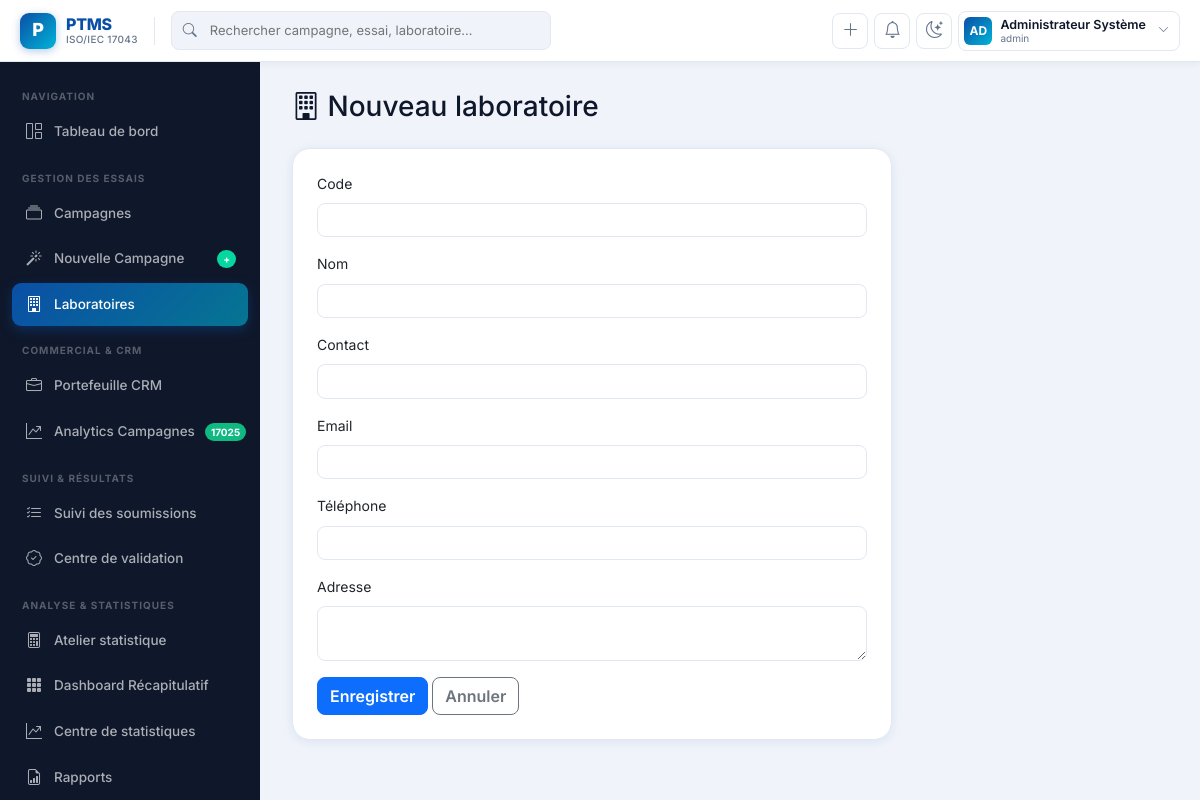
The app's page /laboratories/new (signed in) with its own data.
### models.py (models this page shows, shortened)
class User(UserMixin, db.Model):
    __tablename__ = "users"
    id = db.Column(db.Integer, primary_key=True)
    username = db.Column(db.String(80), unique=True, nullable=False)
    email = db.Column(db.String(150), unique=True, nullable=False)
    password_hash = db.Column(db.String(255), nullable=False)
    full_name = db.Column(db.String(150), nullable=False)
    role = db.Column(db.String(30), nullable=False, default="participant")
    laboratory_id = db.Column(db.Integer, db.ForeignKey("laboratories.id"), nullable=True)
    active = db.Column(db.Boolean, default=True)
    created_at = db.Column(db.DateTime, default=datetime.utcnow)
    last_login = db.Column(db.DateTime, nullable=True)
    laboratory = db.relationship("Laboratory", back_populates="users")
    def is_admin(self):
        return self.role == "admin"
    def is_participant(self):
        return self.role == "participant"
    def is_staff(self):
        return self.role in ("admin", "chef_technique", "auditeur")

### blueprints/laboratories.py (the view, shortened to what this page needs)
@laboratories_bp.route("/new", methods=["GET", "POST"])
@login_required
@roles_required("admin", "chef_technique")
def new_lab():
    return render_template("laboratories/form.html", lab=None)

### blueprints/auth.py (called while the page is built)
def roles_required(*roles):
    def decorator(f):
        @wraps(f)
        def wrapped(*args, **kwargs):
            if not current_user.is_authenticated:
                return redirect(url_for("auth.login"))
            if current_user.role not in roles:
                flash("Vous n'avez pas les droits pour accéder à cette page.", "danger")
                return redirect(url_for("dashboard.index"))
            return f(*args, **kwargs)
        return wrapped
    return decorator

### templates/laboratories/form.html (shortened to what this page needs)
{% extends "base.html" %}
{% block content %}
<h3 class="mb-4"><i class="bi bi-building"></i> {{ 'Modifier le laboratoire' if lab else 'Nouveau laboratoire' }}</h3>
<div class="card card-kpi p-4" style="max-width:600px;">
    <form method="POST">
        <div class="mb-3">
            <label class="form-label">Code</label>
            <input type="text" class="form-control" name="code" value="{{ lab.code if lab else '' }}" required>
        </div>
        <div class="mb-3">
            <label class="form-label">Nom</label>
            <input type="text" class="form-control" name="name" value="{{ lab.name if lab else '' }}" required>
        </div>
        <div class="mb-3">
            <label class="form-label">Contact</label>
            <input type="text" class="form-control" name="contact_name" value="{{ lab.contact_name if lab else '' }}">
        </div>
        <div class="mb-3">
            <label class="form-label">Email</label>
            <input type="email" class="form-control" name="email" value="{{ lab.email if lab else '' }}">
        </div>
        <div class="mb-3">
            <label class="form-label">Téléphone</label>
            <input type="text" class="form-control" name="phone" value="{{ lab.phone if lab else '' }}">
        </div>
        <div class="mb-3">
            <label class="form-label">Adresse</label>
            <textarea class="form-control" name="address" rows="2">{{ lab.address if lab else '' }}</textarea>
        </div>
        <button type="submit" class="btn btn-primary">Enregistrer</button>
        <a href="{{ url_for('laboratories.list_labs') }}" class="btn btn-outline-secondary">Annuler</a>
    </form>
</div>
{% endblock %}

### templates/base.html (shortened to what this page needs)
<!DOCTYPE html>
<html lang="fr">
<head>
    <link href="https://cdn.jsdelivr.net/npm/bootstrap@5.3.2/dist/css/bootstrap.min.css" rel="stylesheet">
    <link href="https://cdn.jsdelivr.net/npm/bootstrap-icons@1.11.3/font/bootstrap-icons.css" rel="stylesheet">
</head>
<body>
{% if current_user.is_authenticated %}
<nav class="ptms-topnav">
    <a class="ptms-brand" href="{{ url_for('dashboard.index') }}">
        <div class="ptms-brand-logo">P</div>
        <div class="ptms-brand-text">
            <span class="ptms-brand-name">PTMS</span>
            <span class="ptms-brand-sub">ISO/IEC 17043</span>
        </div>
    </a>
    <div class="ptms-topnav-search position-relative">
        <input type="text" placeholder="Rechercher campagne, essai, laboratoire…" id="globalSearch">
    </div>
    <div class="ptms-topnav-actions">
        {% if current_user.is_staff() %}
        <a href="{{ url_for('wizard.start') }}" class="ptms-icon-btn" title="Nouvelle campagne">
            <i class="bi bi-plus-lg"></i>
        </a>
        {% endif %}
        <a href="{{ url_for('dashboard.index') }}" class="ptms-icon-btn" id="notifBtn">
            <i class="bi bi-bell"></i>
        </a>
        <button class="ptms-icon-btn" onclick="toggleTheme()" title="Apparence">
            <i class="bi bi-moon-stars" id="themeIcon"></i>
        </button>
        <div class="dropdown">
            <a class="ptms-user-pill" data-bs-toggle="dropdown" href="#">
                <div class="ptms-user-avatar">
                    {{ current_user.full_name[:2].upper() if current_user.full_name else 'PT' }}
                </div>
                <div class="ptms-user-info">
                    <div class="ptms-user-name">{{ current_user.full_name or current_user.email }}</div>
                    <div class="ptms-user-role">{{ current_user.role }}</div>
                </div>
                <i class="bi bi-chevron-down ms-1" style="font-size:11px;color:var(--ptms-muted)"></i>
            </a>
        </div>
    </div>
</nav>
<aside class="ptms-sidebar" id="ptmsSidebar">
    <div class="ptms-sidebar-inner">
        <div class="ptms-sidebar-section">
            <div class="ptms-sidebar-section-label">Navigation</div>
            <a href="{{ url_for('dashboard.index') }}" class="ptms-nav-link {% if request.endpoint and 'dashboard' in request.endpoint %}active{% endif %}">
                <i class="bi bi-grid-1x2"></i> Tableau de bord
            </a>
        </div>
        {% if current_user.is_staff() %}
        <div class="ptms-sidebar-section">
            <div class="ptms-sidebar-section-label">Gestion des Essais</div>
            <a href="{{ url_for('campaigns.list_campaigns') }}" class="ptms-nav-link {% if request.endpoint and 'campaign' in request.endpoint %}active{% endif %}">
                <i class="bi bi-collection"></i> Campagnes
            </a>
            {% if current_user.role in ['admin','chef_technique'] %}
            <a href="{{ url_for('wizard.start') }}" class="ptms-nav-link {% if request.endpoint and 'wizard' in request.endpoint %}active{% endif %}">
                <i class="bi bi-magic"></i> Nouvelle Campagne
                <span class="ptms-nav-badge" style="background:var(--ptms-accent2);">+</span>
            </a>
            {% endif %}
            <a href="{{ url_for('laboratories.list_labs') }}" class="ptms-nav-link {% if request.endpoint and 'laborator' in request.endpoint %}active{% endif %}">
                <i class="bi bi-building"></i> Laboratoires
            </a>
        </div>
        <div class="ptms-sidebar-section">
            <div class="ptms-sidebar-section-label">Commercial & CRM</div>
            <a href="{{ url_for('commercial.index') }}" class="ptms-nav-link {% if request.endpoint == 'commercial.index' %}active{% endif %}">
                <i class="bi bi-briefcase"></i> Portefeuille CRM
            </a>
            <a href="{{ url_for('commercial.campaign_analytics') }}" class="ptms-nav-link {% if request.endpoint == 'commercial.campaign_analytics' %}active{% endif %}">
                <i class="bi bi-graph-up-arrow"></i> Analytics Campagnes
                <span class="ptms-nav-badge" style="background:#10B981;">17025</span>
            </a>
        </div>
        <div class="ptms-sidebar-section">
            <div class="ptms-sidebar-section-label">Suivi & Résultats</div>
            <a href="{{ url_for('participants.tracker') }}" class="ptms-nav-link {% if request.endpoint and 'tracker' in request.endpoint %}active{% endif %}">
                <i class="bi bi-list-check"></i> Suivi des soumissions
            </a>
            <a href="{{ url_for('participants.validation_center') }}" class="ptms-nav-link {% if request.endpoint and 'validation' in request.endpoint %}active{% endif %}">
                <i class="bi bi-patch-check"></i> Centre de validation
            </a>
        </div>
        <div class="ptms-sidebar-section">
            <div class="ptms-sidebar-section-label">Analyse & Statistiques</div>
            <a href="{{ url_for('traitement.atelier') }}" class="ptms-nav-link {% if request.endpoint == 'traitement.atelier' %}active{% endif %}">
                <i class="bi bi-calculator"></i> Atelier statistique
            </a>
            <a href="{{ url_for('traitement.dashboard') }}" class="ptms-nav-link {% if request.endpoint == 'traitement.dashboard' %}active{% endif %}">
                <i class="bi bi-grid-3x3-gap-fill"></i> Dashboard Récapitulatif
            </a>
            <a href="{{ url_for('statistics.index') }}" class="ptms-nav-link {% if request.endpoint and 'statistics' in request.endpoint %}active{% endif %}">
                <i class="bi bi-graph-up-arrow"></i> Centre de statistiques
            </a>
            <a href="{{ url_for('reports.index') }}" class="ptms-nav-link {% if request.endpoint and 'report' in request.endpoint %}active{% endif %}">
                <i class="bi bi-file-earmark-bar-graph"></i> Rapports
            </a>
        </div>
        {% endif %}
    </div>
</aside>
<main class="ptms-main ptms-animate">
    {% block content %}{% endblock %}
</main>
{% endif %}
</body>
</html>

### records on screen
User: full_name "AD", full_name "Administrateur Système", role "admin"

### other values on screen
{{ 'Modifier le laboratoire' if lab else 'Nouveau laboratoire' }} "Nouveau laboratoire"
